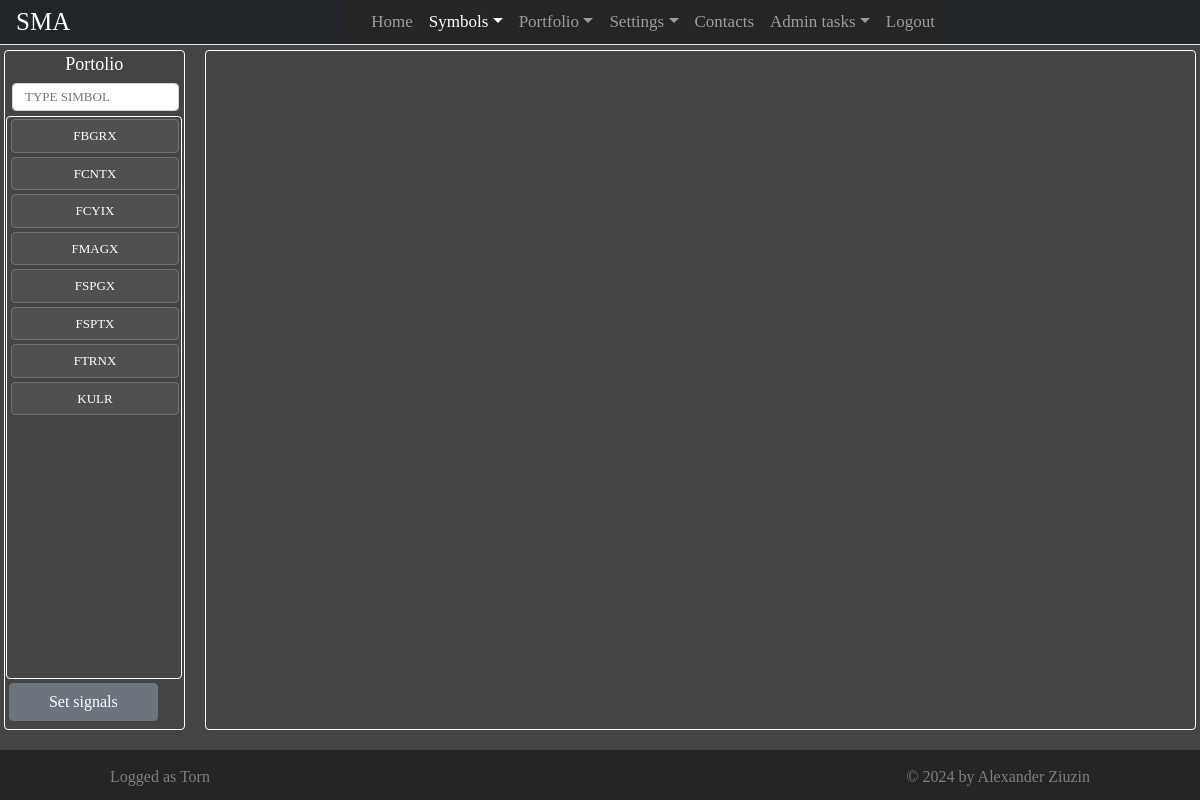
The app's page /simbols?listtype=portfolio&rwl=false&simbol= (signed in) with its own data.
### app/models.py (models this page shows, shortened)
class Simbol(db.Model):
    __tablename__ = 'simbol'
    simbol = db.Column(db.String(10), primary_key = True)
    title = db.Column(db.String(100))
    category = db.Column(db.String(20))
    sector = db.Column(db.String(30))
    industry = db.Column(db.String(30))
    country = db.Column(db.String(4))
    isfund = db.Column(db.Boolean)
    onemonthreturn = db.Column(db.Float)
    twomonthreturn = db.Column(db.Float)
    threemonthreturn = db.Column(db.Float)
    sixmonthreturn = db.Column(db.Float)
    ytd = db.Column(db.Float)
    oneyearreturn = db.Column(db.Float)
    threeyearreturn = db.Column(db.Float)
    fiveyearreturn = db.Column(db.Float)
    tenyearreturn = db.Column(db.Float)
    lifeoffundreturn = db.Column(db.Float)
    netto = db.Column(db.Float)
    gross = db.Column(db.Float)
    overall = db.Column(db.Float)

class User(UserMixin, db.Model):
    __tablename__ = 'user'
    id = db.Column(db.String(40), primary_key=True)
    email = db.Column(db.String(80), unique=True)
    username = db.Column(db.String(100), unique=True)
    password_hash = db.Column(db.String())
    admin = db.Column(db.Boolean)

### app/views.py (the view, shortened to what this page needs)
@app.route("/simbols")
@login_required
def simbols():
   plots_img = "/static/images/empty_plots.png"
   if request.args:
      req = request.args
      listtype = req["listtype"]
      simbol   = req["simbol"]
      rwl      = req["rwl"]
      simbols=[]
      selected_simbol_data = db.session.query(Simbol).filter(Simbol.simbol == simbol).first()
      try:
         if listtype == "portfolio":
            subquery = db.session.query(UserSimbol.simbol)\
                     .filter(UserSimbol.userid == current_user.id, UserSimbol.listtype == 1).subquery()
            simbols = db.session.query(Simbol, SimbolData)\
                                 .outerjoin(SimbolData, SimbolData.simbol ==Simbol.simbol)\
                                 .filter(Simbol.simbol.in_(subquery))\
                                 .order_by(Simbol.simbol).all()
         if listtype == "unselected":
            subquery = db.session.query(UserSimbol.simbol).filter(UserSimbol.userid == current_user.id).subquery()
            simbols = db.session.query(Simbol, SimbolData)\
                                 .outerjoin(SimbolData, SimbolData.simbol ==Simbol.simbol)\
                                 .filter(Simbol.simbol.notin_(subquery))\
                                 .order_by(Simbol.simbol).all()
         historydata = ChartsData("-----", get_user_indicators_params("-----", current_user.id))
         if rwl == 'true':
            for smb in simbols:
               load_historical_data(simbol = smb[0].simbol)
         return render_template("simbols.html" , pageName = "Simbols", simbols = simbols,
                                 selected_simbol = req["simbol"],
                                 selected_simbol_data = selected_simbol_data,
                                 user = current_user,
                                 listtype = req["listtype"], plots_image = plots_img,
                                 last_price = historydata.lastPrice,
                                 warning_level = historydata.warningLevel)
      except Exception as ex:
          return render_template("error.html", pageName = "Simbols", user = current_user, error_descr = ex.args)

### app/models.py (called while the page is built, shortened)
def get_user_indicators_params(simbol:str, userid:str)->IndicatorsParams:
    user_indicators_params  = db.session\
                                .query(IndicatorsParams)\
                                .filter(IndicatorsParams.userid == userid,
                                        IndicatorsParams.simbol == simbol)\
                                .first()
    return user_indicators_params

    def get_offset(self):
        return max(
            self.ma_first_period,
            self.ma_second_period,
            self.ma_third_period,
            self.rsi_period,
            self.macd_short_period,
            self.macd_long_period,
            self.macd_signal_period,
            self.bollingerband_period
        )

### app/userlogin.py (called while the page is built)
@login.user_loader
def load_user(id):
    return User.query.get(str(id))

### app/templates/simbols.html (shortened to what this page needs)
{% extends "base.html" %}
{% block main %}
<div>
    <div id = "main-row" class = "row gx-3">
        <div id = "left-column" class = "col-md-2 left-column">
            <div class = "simbols-list-border">
                <div class = "row simbols-list-header">
                    {% if listtype == "portfolio" %}
                    Portolio
                    {% endif %}
                </div>
                <div id = "simbols-search-row" class = "row">
                    <input id = "simbol-search" type="text" class = "form-control search-simbol-input"
                        placeholder="Type simbol">
                </div>
                <div id = "simbols-list-row" class = "row">
                    <ul id = "list-of-simbols" class = "simbols-list">
                        {% for simbol in simbols %}
                        <li>
                            <button type="button"
                                    class="btn  btn-secondary shadow-none
                                    simbol-button warning-level-{{simbol[1].warning_level}}"
                                    onclick="simbol_button_click(event)">
                                    {{simbol[0].simbol}}
                            </button>
                        </li>
                        {% endfor %}
                    </ul>
                </div>
                {% if listtype == "watchlist" or listtype == "portfolio" or listtype == "shortlist" %}
                <div id = "set-warn-levels-row" class = "row">
                    <div class = "col-sm">
                        <button type="button" class="btn btn-secondary shadow-none"
                            style="width: 100%;"
                            onclick="set_warning_levels_button_click()">
                            Set signals
                        </button>
                    </div>
                </div>
                {% endif %}
            </div>
        </div>
        <div id = "right-column" class = "col-md-10 right-column">
            <div class = "plots-border">
                <div id = "plots-header" class = "row">
                </div>
                <div id = "plots-body" class = "row" style="background-image: url('{{plots_image}}')">
                </div>
                <div id = "plots-footer" class = "row">
                    <div class = "col-sm-12">
                        <div class="float-end">
                        </div>
                </div>
                </div>
            </div>
        </div>
    </div>
</div>
{% endblock %}

### app/templates/base.html (shortened to what this page needs)
<!DOCTYPE html>
<html lang="en" dir="ltr">
    <head>
        <link rel="stylesheet" type="text/css" href="/static/css/bootstrap.min.css"/>
        <link rel="stylesheet" type="text/css" href="/static/css/style.css" />
	</head>
    <body >
      <header id = "page-header" class="container-sm">
        <nav class="navbar navbar-expand-sm navbar-dark bg-dark fixed-top navigation" >
          <a id = "brand-icon" class="navbar-brand cinzel-400" href="#">SMA</a>
          <div class="collapse navbar-collapse justify-content-center" id="navbarCollapse">
            <ul class="navbar-nav">
              <li class = "nav-item">
                <a class="nav-link {% if pageName == 'Home' %} active {% endif %}" aria-current="page" href="/">Home</a>
              </li>
              {% if user.is_authenticated %}
              <li class = "nav-item dropdown">
                <a  id="navbarDropdownSimbols"
                    class="nav-link dropdown-toggle {% if pageName == 'Simbols' %} active {% endif %}"
                    href="#"
                    role="button" data-bs-toggle="dropdown"
                    aria-expanded="false">Symbols</a>
              </li>
              <li class = "nav-item dropdown">
                <a id ="navbarDropdownPortfolio"
                   class="nav-link dropdown-toggle {% if pageName == 'Portfolio' %} active {% endif %}"
                   href="#"
                   role="button" data-bs-toggle="dropdown"
                  aria-expanded="false">Portfolio</a>
              </li>
              <li class = "nav-item dropdown">
                <a id ="navbarDropdownSettings"
                   class="nav-link dropdown-toggle {% if pageName == 'Settings' %} active {% endif %}"
                   href="#"
                   role="button" data-bs-toggle="dropdown"
                   aria-expanded="false">Settings</a>
              </li>
              {% endif %}
              <li class = "nav-item">
                <a class="nav-link {% if pageName == 'Contacts' %} active {% endif %}" href="/contacts">Contacts</a>
              </li>
              {% if user.admin %}
              <li class = "nav-item dropdown">
                <a id ="navbarDropdownSettings"
                   class="nav-link dropdown-toggle {% if pageName == 'AdminTasks' %} active {% endif %}"
                   href="#"
                   role="button" data-bs-toggle="dropdown"
                   aria-expanded="false">Admin tasks</a>
              {% endif %}
              <li class = "nav-item">
                {% if user.is_authenticated %}
                  <a class="nav-link {% if pageName == 'Login' %} active {% endif %}" href="/logout">Logout</a>
                {% else %}
                  <a class="nav-link {% if pageName == 'Logout' %} active {% endif %}" href="/login">Login</a>
                {% endif %}
              </li>
            </ul>
          </div>
        </nav>
      </header>
      <main id="main">
          {% block main %}
          {% endblock %}
      </main>
      <footer class = "d-flex align-items-center">
        <div  class = "container">
          <div class = "row ">
            <div class = "col-sm-6">
              <div class = "d-flex justify-content-start">
                {% if user.is_authenticated %}
                  Logged as {{user.username}}
                {% endif %}
              </div>
            </div>
            <div class = "col-sm-6" >
              <div class = "d-flex justify-content-end">
                © 2024 by Alexander Ziuzin
              </div>
            </div>
          </div>
        </div>
      </footer>
    </body>
</html>

### app/static/css/style.css (style rules this page uses)
@media (min-width: 440px) { .container, .container-sm, .container-md, .container-lg, .container-xl { max-width: 800px; } }
@media (min-width: 360px) { .container, .container-sm, .container-md, .container-lg, .container-xl { max-width: 540px; padding-left: 0px; padding-right: 0px; } }
@media (min-width: 768px) { .container, .container-sm, .container-md, .container-lg, .container-xl { max-width: 750px; } }
@media (min-width: 992px) { .container, .container-sm, .container-md, .container-lg, .container-xl { max-width: 980px; } }
html { visibility:hidden; }
body { color: #566787; background-color:rgb(68, 68, 68); font-family: "HvDTrial_Brandon_Grotesque_regular"; text-size-adjust: 100%; min-width: 360px; }
.cinzel-400 { font-family: 'Cinzel'; font-size: 1.5em; font-weight: 400; color:White; }
.navigation { height: 45px; padding-top: 0px; padding-bottom: 0px; border-bottom: solid white 1px; }
#main { width: 100%; margin-top: 50px; margin-left: 0px; margin-right: 0px; }
footer { position:fixed; bottom: 0; width:100%; height: 50px; background-color:rgb(37, 37, 37); text-align: center; padding-top: 5px; color: #7F7F7F; font-size:medium; padding-top: 3px; }
#brand-icon { margin-left: 4px; }
.col-sm { margin: 4px; }
.navbar { padding-top: 0 !important; padding-bottom: 0 !important; background: #ffffff; padding-left: 0px; padding-right: 0px; border-bottom: 1px solid #dfe3e8; border-radius: 0; }
.navbar .navbar-brand { padding-left: 0; font-size: 25px; }
.navbar .navbar-nav { position: relative; background-color:rgb(37, 37, 37); padding-left: 20px; }
.navbar a, .navbar a:active { color: #888; font-size: 17px; background: transparent; }
.active { color:white; }
#brand-icon { margin-left: 16px; }
.navbar-dark { margin-bottom: 2px; }
#main-row { margin-top: 50px; color: white; }
.left-column { align-items: center; }
.right-column { border-radius: 4px; }
#simbols-search-row { margin: 5px; }
#plots-body { height: calc(100% - 90px); background-position: center; background-size: contain; background-repeat: no-repeat; margin: 2px; flex-grow: 1; }
#plots-footer { margin-top: -20px; }
#simbols-list-row { padding-right: 10px; height: calc(100% - 115px); margin-right: calc(var(--bs-gutter-x)* -.15); margin-left: calc(var(--bs-gutter-x)* -.15); }
.simbols-list { height: 100%; list-style-type: none; align-items: center; justify-content: center; overflow-y:scroll; overflow-x: hidden; margin-left: 5px; margin-right: 15px; padding-right: 3px; border: 1px solid white; border-radius: 4px; padding-left: 2px; }
.simbols-list-border { height:inherit; border: 1px solid white; border-radius: 4px; padding-left: 0px; padding-right: 0px; margin-right: 2px; margin-left: 4px; }
.simbols-list-header { font-size: large; justify-content: center; text-wrap:wrap ; }
.search-simbol-input { align-self:center; width: calc(100% - 2px); margin-left: 2px; text-transform: uppercase; height: 28px; font-size: small; border-radius: 4px; }
.simbol-button { background-color: #505050; width: 99%; margin: 2px; font-size: small; background-image: url('../images/Red_100x70_gray_small.png'); background-repeat: no-repeat; background-size: 15px 10px; background-position: right 10px top 2px; }
.plots-border { height:inherit; border: 1px solid white; border-radius: 4px; padding-left: 0px; padding-right: 0px; margin-left: 2px; margin-right: 4px; }
#set-warn-levels-row { margin-right: 10px; }
.warning-level-0 { background-image: none; }
.warning-level-2 { background-image: none; }

### records on screen
Simbol: simbol "FBGRX"
Simbol: simbol "FCNTX"
Simbol: simbol "FCYIX"
Simbol: simbol "FMAGX"
Simbol: simbol "FSPGX"
Simbol: simbol "FSPTX"
Simbol: simbol "FTRNX"
Simbol: simbol "KULR"
User: username "Torn"
